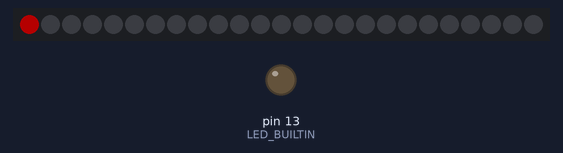
The sketch below on a simulated Arduino Uno, built with avr-gcc and run on an emulated ATmega328P. Parts: 25 RGB LEDs in strip order, left to right, output pins drawn as LEDs (lit = HIGH). Dim RGB values are drawn brighter than linear.

Above: at 2.1 s.
At 38.6 s:
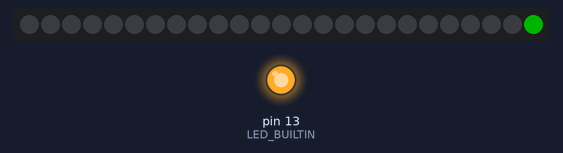
Timing chart, 0 to 40.0 s (numbered marks = the images above):
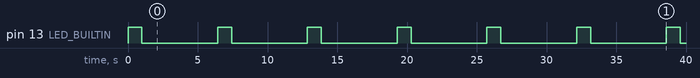

Measured:
- by itself, pin 13 (LED_BUILTIN): alternates HIGH for 1.0 s and LOW for 5.4 s

The sketch:

strandtest.ino
```cpp
/*  WS281x Test – Protokoll-Wechsler
    IMPL: 1 = FastLED @800k  |  2 = Adafruit @800k  |  3 = Adafruit @400k
    Tipp: erst mit IMPL=1 probieren, dann 2, dann 3. Bei Bedarf LED_PIN=5 testen.
*/

#define IMPL        2      // <-- HIER durchprobieren: 1, dann 2, dann 3
#define LED_PIN     6      // ggf. auf 5 ändern und Draht umstecken
#define NUM_LEDS    25      // klein halten zum Test (1..10)
#define BRIGHTNESS  64     // moderat
#define USE_RGB     0      // 0 = GRB (üblich); 1 = RGB (wenn Farben verdreht wirken)

// --------- Gemeinsame Helfer -----------
void delay_ms(unsigned long ms) { unsigned long t=millis()+ms; while (millis()<t) {} }

#if (IMPL==1)
  // --------- Variante 1: FastLED @800k ---------
  #include <FastLED.h>
  #if USE_RGB
    #define COLOR_ORDER RGB
  #else
    #define COLOR_ORDER GRB
  #endif
  #define LED_TYPE WS2812B   // bei zickigen Alt-Chips notfalls auf WS2812 ändern

  CRGB leds[NUM_LEDS];

  void setup() {
    pinMode(LED_BUILTIN, OUTPUT); // 1s-Blink zur Taktkontrolle
    FastLED.addLeds<LED_TYPE, LED_PIN, COLOR_ORDER>(leds, NUM_LEDS);
    FastLED.setBrightness(BRIGHTNESS);
  }

  void loop() {
    digitalWrite(LED_BUILTIN, HIGH); delay(1000);
    digitalWrite(LED_BUILTIN, LOW);  delay(1000);

    // Muster 1: LED0 rot blinken
    fill_solid(leds, NUM_LEDS, CRGB::Black);
    leds[0] = CRGB::Red;  FastLED.show(); delay_ms(700);
    leds[0] = CRGB::Black;FastLED.show(); delay_ms(700);

    // Muster 2: 3er-Lauflicht (falls NUM_LEDS>=3)
    for (int i=0; i<NUM_LEDS; i++) { leds[i]=CRGB::Green; FastLED.show(); delay_ms(120); leds[i]=CRGB::Black; }
  }

#elif (IMPL==2)
  // --------- Variante 2: Adafruit NeoPixel @800k ---------
  #include <Adafruit_NeoPixel.h>
  #if USE_RGB
    #define PIXEL_FLAGS (NEO_RGB + NEO_KHZ800)
  #else
    #define PIXEL_FLAGS (NEO_GRB + NEO_KHZ800)
  #endif
  Adafruit_NeoPixel strip(NUM_LEDS, LED_PIN, PIXEL_FLAGS);

  void setup() {
    pinMode(LED_BUILTIN, OUTPUT);
    strip.begin();
    strip.setBrightness(BRIGHTNESS);
    strip.show(); // alles aus
  }

  void loop() {
    digitalWrite(LED_BUILTIN, HIGH); delay(1000);
    digitalWrite(LED_BUILTIN, LOW);  delay(1000);

    // LED0 rot blinken
    strip.clear();
    strip.setPixelColor(0, strip.Color(255,0,0)); strip.show(); delay(700);
    strip.setPixelColor(0, 0);                    strip.show(); delay(700);

    // 3er-Lauflicht
    for (int i=0; i<strip.numPixels(); i++) {
      strip.clear();
      strip.setPixelColor(i, strip.Color(0,255,0));
      strip.show(); delay(120);
    }
  }

#elif (IMPL==3)
  // --------- Variante 3: Adafruit NeoPixel @400k (Alt-/kompatible Chips) ---------
  #include <Adafruit_NeoPixel.h>
  #if USE_RGB
    #define PIXEL_FLAGS (NEO_RGB + NEO_KHZ400)
  #else
    #define PIXEL_FLAGS (NEO_GRB + NEO_KHZ400)
  #endif
  Adafruit_NeoPixel strip(NUM_LEDS, LED_PIN, PIXEL_FLAGS);

  void setup() {
    pinMode(LED_BUILTIN, OUTPUT);
    strip.begin();
    strip.setBrightness(BRIGHTNESS);
    strip.show();
  }

  void loop() {
    digitalWrite(LED_BUILTIN, HIGH); delay(1000);
    digitalWrite(LED_BUILTIN, LOW);  delay(1000);

    // LED0 rot blinken
    strip.clear();
    strip.setPixelColor(0, strip.Color(255,0,0)); strip.show(); delay(700);
    strip.setPixelColor(0, 0);                    strip.show(); delay(700);

    // 3er-Lauflicht
    for (int i=0; i<strip.numPixels(); i++) {
      strip.clear();
      strip.setPixelColor(i, strip.Color(0,255,0));
      strip.show(); delay(120);
    }
  }
#else
  #error "IMPL must be 1, 2, or 3"
#endif
```
